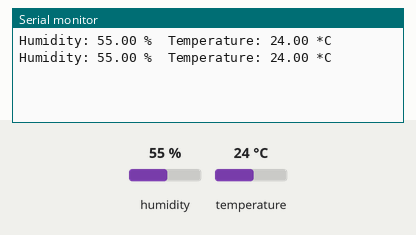
Recording of a sketch running on a simulated ESP8266 (NodeMCU). On the bench: the last lines printed to the serial monitor. The inputs (shaded band) are chosen by the test bench; at power-on: humidity 55 %, temperature 24 °C. No radio packets arrive unless stated.

Above: at 4.8 s.
4.9 s: humidity set to 22 %
At 8.6 s:
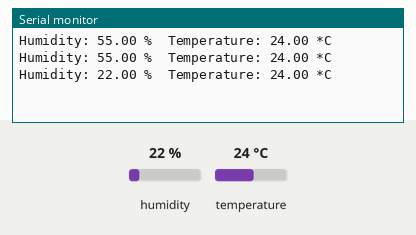
9.9 s: temperature set to 12 °C
At 12.8 s:
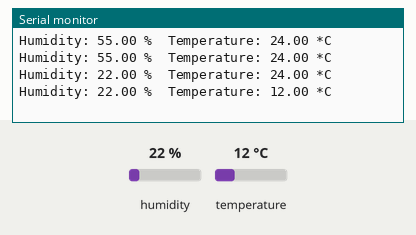
14.9 s: humidity set to 40 %
At 17.0 s:
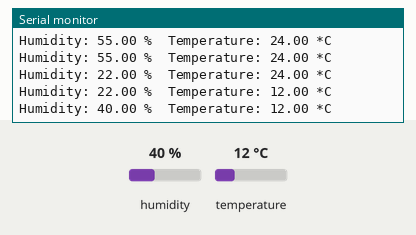
Timing chart, 0 to 18.5 s (numbered marks = the images above; inputs shaded):
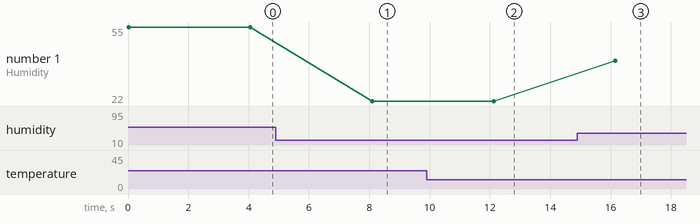

Measured:
- after the input at 4.9 s, the serial monitor: prints a new line after 3.2 s (image 1)
- after the input at 9.9 s, the serial monitor: prints a new line after 2.2 s (image 2)
- after the input at 14.9 s, the serial monitor: prints a new line after 1.3 s (image 3)
- plotted number 1: 55 → 22 after the input at 4.9 s, 22 → 40 after the input at 14.9 s

The sketch:

Transmitter.ino
```cpp
#include <SPI.h>
#include <nRF24L01.h>
#include <RF24.h>

#include "DHT.h"
#define DHTPIN D2
#define DHTTYPE DHT11

RF24 radio(D4,D8); // CE, CSN
const byte address[6] = "00001";
DHT dht(DHTPIN, DHTTYPE);


void setup()
{
  radio.begin();
  radio.openWritingPipe(address);
  radio.setPALevel(RF24_PA_MIN);
  radio.stopListening();
  Serial.begin(115200);
  dht.begin();
}

void loop()
{

  float h = dht.readHumidity();
  float t = dht.readTemperature();


  if (isnan(h) || isnan(t) )
  {
    Serial.println("Failed to read from DHT sensor!");
    return;
  }

  Serial.print("Humidity: ");
  Serial.print(h);
  Serial.print(" %\t");
  Serial.print("Temperature: ");
  Serial.print(t);
  Serial.println(" *C ");
  delay(5);
  radio.stopListening();
  //const char text[] = "&h";
  radio.write(&t, sizeof(t));
  delay(2000);
  radio.write(&h, sizeof(h));
  delay(2000);
}
```
